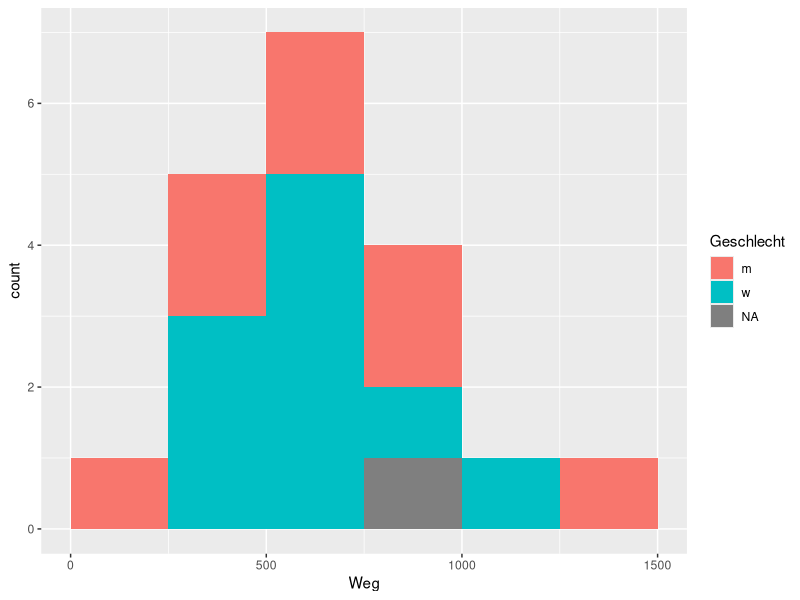

Recreate this plot in R. (Note: this script raises an error after producing the figure.)

# Daten eingeben ----------------------------------------------------------

Namen <- c("Nina", "Julia", "Alexander", "Johannes", "Tim", 
           "Leon", "Tobias", "Jonas", "Finn", "Sebastian", 
           "Kim", "Anna", "Sofia", "Jana", "Emma", "Julie", "Paula", 
           "Diana", "Lilly")

Weg <- c(980, 667, 220, 582, 335, 751, 710, 780, 415, 1320, 752, 260, 337, 
         567, 680, 535, 610, 420, 1050)

Geschlecht <- factor(c("w", "w", "m", "m", "m", "m", "m", "m", "m", 
                       "m", NA, "w", "w", "w", "w", "w", "w", "w", "w")) 
   
            
# Wie kann ich diese Daten auswerten? -------------------------------------
# Wiederholung/Brainstorming an der Tafel



# Bessere Grafiken --------------------------------------------------------

library("ggplot2")
# http://www.cookbook-r.com/Graphs/Plotting_distributions_(ggplot2)/

Daten = data.frame(Weg,Geschlecht)

ggplot(Daten, aes(x=Weg, fill = Geschlecht)) +
 # geom_histogram(bins=10) + 
  geom_histogram(binwidth = 250, center = 125)
  ylab("Häufigkeit") + 
  xlab("Länge Schulweg in Metern") +
  xlim(0,1500) + 
  scale_fill_manual(values=c("lightblue","salmon"), na.value = 'grey') +
  guides(fill=FALSE) +
  theme_bw()


